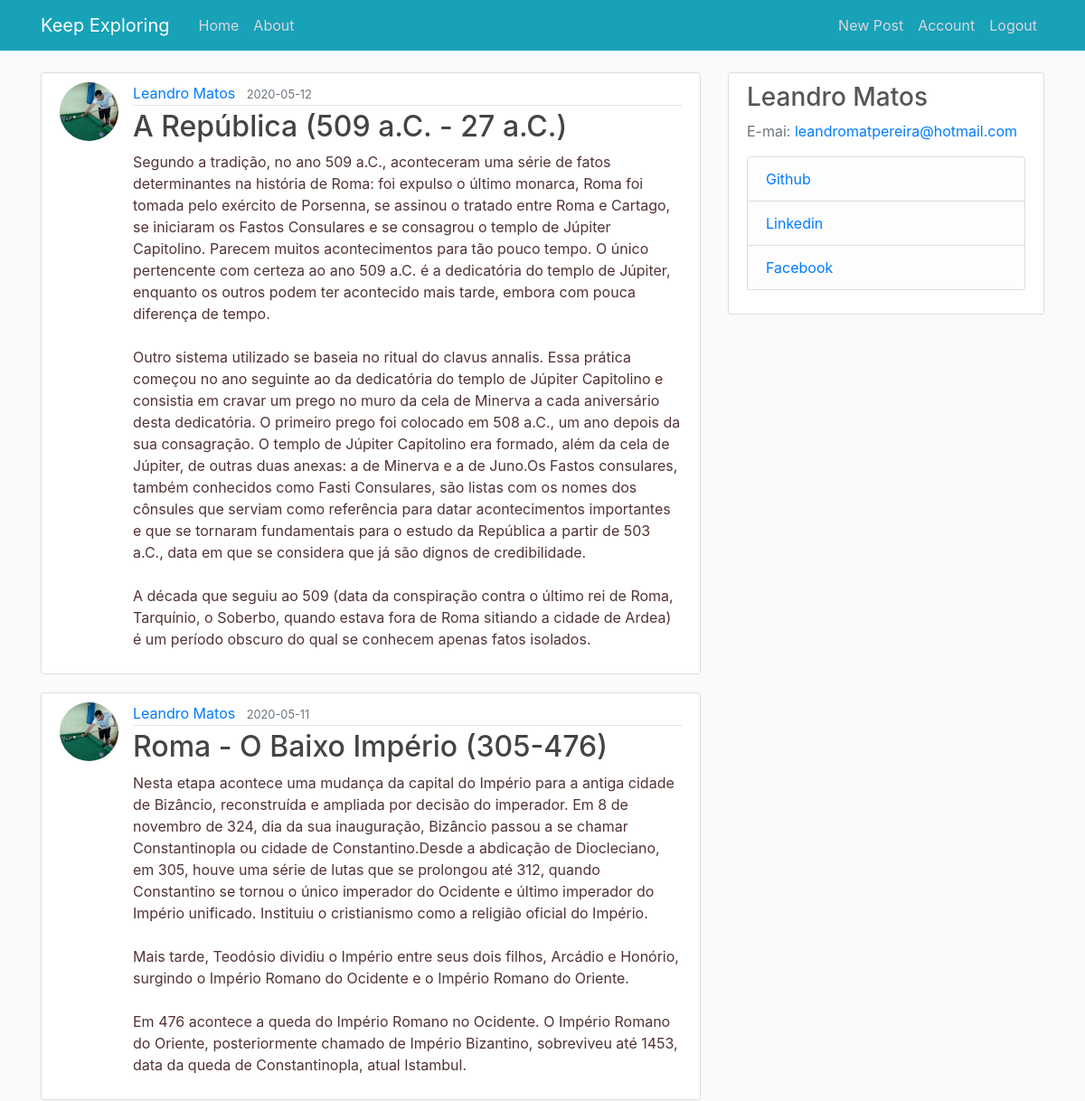
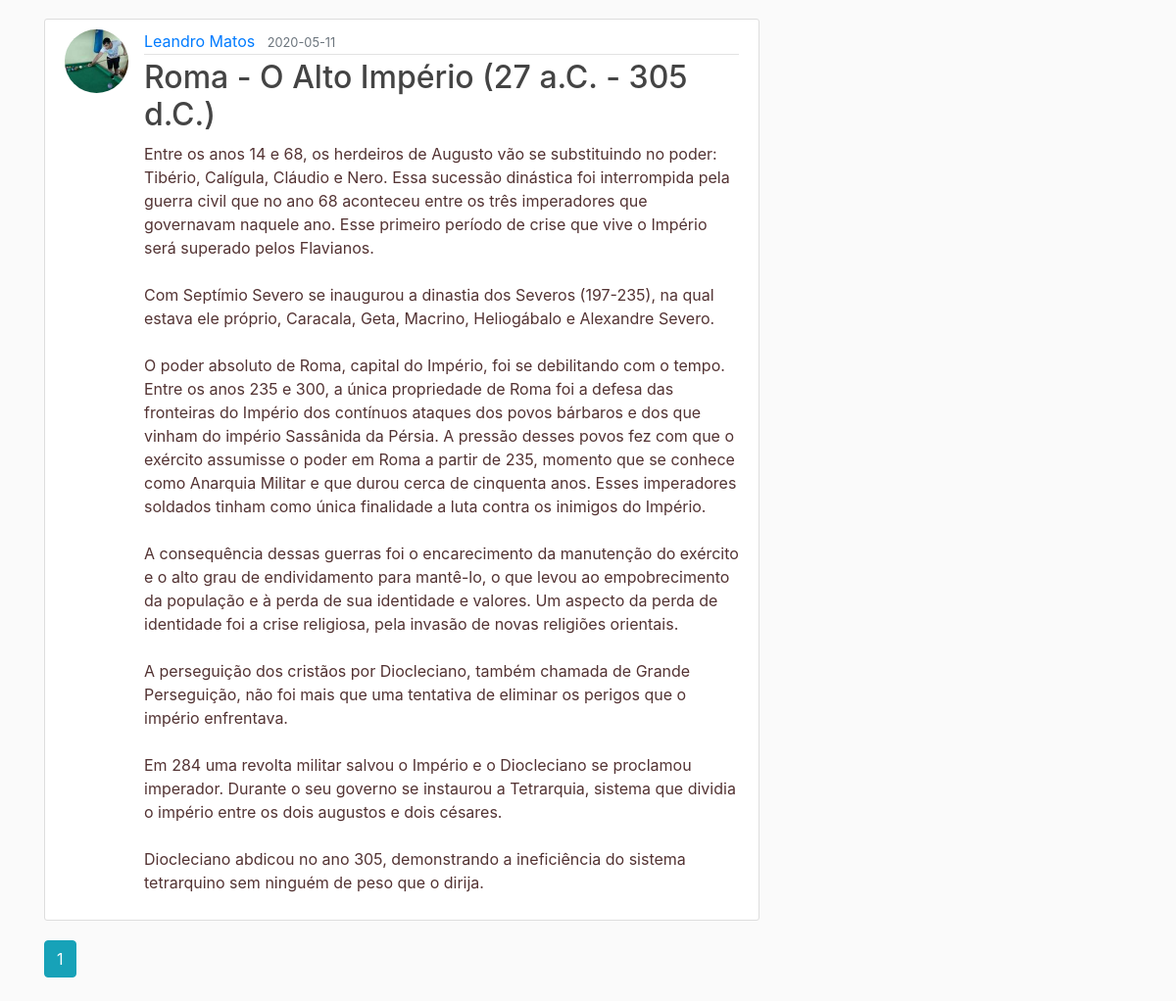
Screenshot of /home (signed in) with the database file from the repository (2 pictures, top to bottom).
### flaskblog/models.py (models this page shows, shortened)
class Post(db.Model):
    id = db.Column(db.Integer, primary_key=True)
    title = db.Column(db.String(100), nullable=False)
    date_posted = db.Column(db.DateTime, nullable=False, default=datetime.utcnow)
    content = db.Column(db.Text, nullable=False)
    user_id = db.Column(db.Integer, db.ForeignKey('user.id'), nullable=False)

class User(db.Model, UserMixin):
    id = db.Column(db.Integer, primary_key=True)
    username = db.Column(db.String(20), unique=True, nullable=False)
    email = db.Column(db.String(120), unique=True, nullable=False)
    image_file = db.Column(db.String(20), nullable=False, default='default.jpg')
    password = db.Column(db.String(60), nullable=False)
    posts = db.relationship('Post', backref='author', lazy=True)

### flaskblog/main/routes.py (the view)
@main.route("/")
@main.route("/home")
def home():
    page = request.args.get('page', 1, type=int)
    posts = Post.query.order_by(Post.date_posted.desc()).paginate(page=page, per_page=5)
    return render_template('home.html', posts=posts, template_folder='./template')

### flaskblog/models.py (called while the page is built)
@login_manager.user_loader
def load_user(user_id):
    return User.query.get(int(user_id))

### flaskblog/templates/home.html
{% extends "layout.html" %}
{% block content %}
    {% for post in posts.items %}
        <article class="media content-section">
          <img class="rounded-circle article-img" src="{{ url_for('static', filename='profile_pics/' + post.author.image_file) }}">
          <div class="media-body">
            <div class="article-metadata">
              <a class="mr-2" href="{{ url_for('users.user_posts', username=post.author.username) }}">{{ post.author.username }}</a>
              <small class="text-muted">{{ post.date_posted.strftime('%Y-%m-%d') }}</small>
            </div>
            <h2><a class="article-title" href="{{ url_for('posts.post', post_id=post.id) }}">{{ post.title }}</a></h2>
            <p class="article-content">{{ post.content }}</p>
          </div>
        </article>
    {% endfor %}
    {% for page_num in posts.iter_pages(left_edge=1, right_edge=1, left_current=1, right_current=2) %}
      {% if page_num %}
        {% if posts.page == page_num %}
          <a class="btn btn-info mb-4" href="{{ url_for('main.home', page=page_num) }}">{{ page_num }}</a>
        {% else %}
          <a class="btn btn-outline-info mb-4" href="{{ url_for('main.home', page=page_num) }}">{{ page_num }}</a>
        {% endif %}
      {% else %}
        ...
      {% endif %}
    {% endfor %}
{% endblock content %}

### flaskblog/static/main.css (style rules this page uses)
body { background: #fafafa; color: #533333; margin-top: 5rem; }
h1, h2, h3, h4, h5, h6 { color: #555555; }
.content-section { background: #ffffff; padding: 10px 20px; border: 1px solid #dddddd; border-radius: 3px; margin-bottom: 20px; }
.article-title { color: #444444; }
.article-content { white-space: pre-line; }
.article-img { height: 65px; width: 65px; margin-right: 16px; }
.article-metadata { padding-bottom: 1px; margin-bottom: 4px; border-bottom: 1px solid #e3e3e3 }

### rows the page displays
Post: image_file (picture), author.username "Leandro Matos", date_posted "2020-05-12", title "A República (509 a.C. - 27 a.C.)", content "Segundo a tradição, no ano 509 a.C., aconteceram uma série de fatos determinantes na história de Roma: foi expulso o último monarca, Roma foi tomada pelo exército de Porsenna, se assinou o tratado entre Roma e Cartago, se iniciaram os Fastos Consulares e se consagrou o templo de Júpiter Capitolino. Parecem muitos acontecimentos para tão pouco tempo. O único pertencente com certeza ao ano 509 a.C. é a dedicatória do templo de Júpiter, enquanto os outros podem ter acontecido mais tarde, embora com pouca diferença de tempo. Outro sistema utilizado se baseia no ritual do clavus annalis. Essa prática começou no ano seguinte ao da dedicatória do templo de Júpiter Capitolino e consistia em cravar…"
Post: image_file (picture), author.username "Leandro Matos", date_posted "2020-05-11", title "Roma - O Baixo Império (305-476)", content "Nesta etapa acontece uma mudança da capital do Império para a antiga cidade de Bizâncio, reconstruída e ampliada por decisão do imperador. Em 8 de novembro de 324, dia da sua inauguração, Bizâncio passou a se chamar Constantinopla ou cidade de Constantino.Desde a abdicação de Diocleciano, em 305, houve uma série de lutas que se prolongou até 312, quando Constantino se tornou o único imperador do Ocidente e último imperador do Império unificado. Instituiu o cristianismo como a religião oficial do Império. Mais tarde, Teodósio dividiu o Império entre seus dois filhos, Arcádio e Honório, surgindo o Império Romano do Ocidente e o Império Romano do Oriente. Em 476 acontece a queda do Império…"
Post: image_file (picture), author.username "Leandro Matos", date_posted "2020-05-11", title "Roma - O Alto Império (27 a.C. - 305 d.C.)", content "Entre os anos 14 e 68, os herdeiros de Augusto vão se substituindo no poder: Tibério, Calígula, Cláudio e Nero. Essa sucessão dinástica foi interrompida pela guerra civil que no ano 68 aconteceu entre os três imperadores que governavam naquele ano. Esse primeiro período de crise que vive o Império será superado pelos Flavianos. Com Septímio Severo se inaugurou a dinastia dos Severos (197-235), na qual estava ele próprio, Caracala, Geta, Macrino, Heliogábalo e Alexandre Severo. O poder absoluto de Roma, capital do Império, foi se debilitando com o tempo. Entre os anos 235 e 300, a única propriedade de Roma foi a defesa das fronteiras do Império dos contínuos ataques dos povos bárbaros e dos…"

### other values shown
{{ page_num }} "1"
